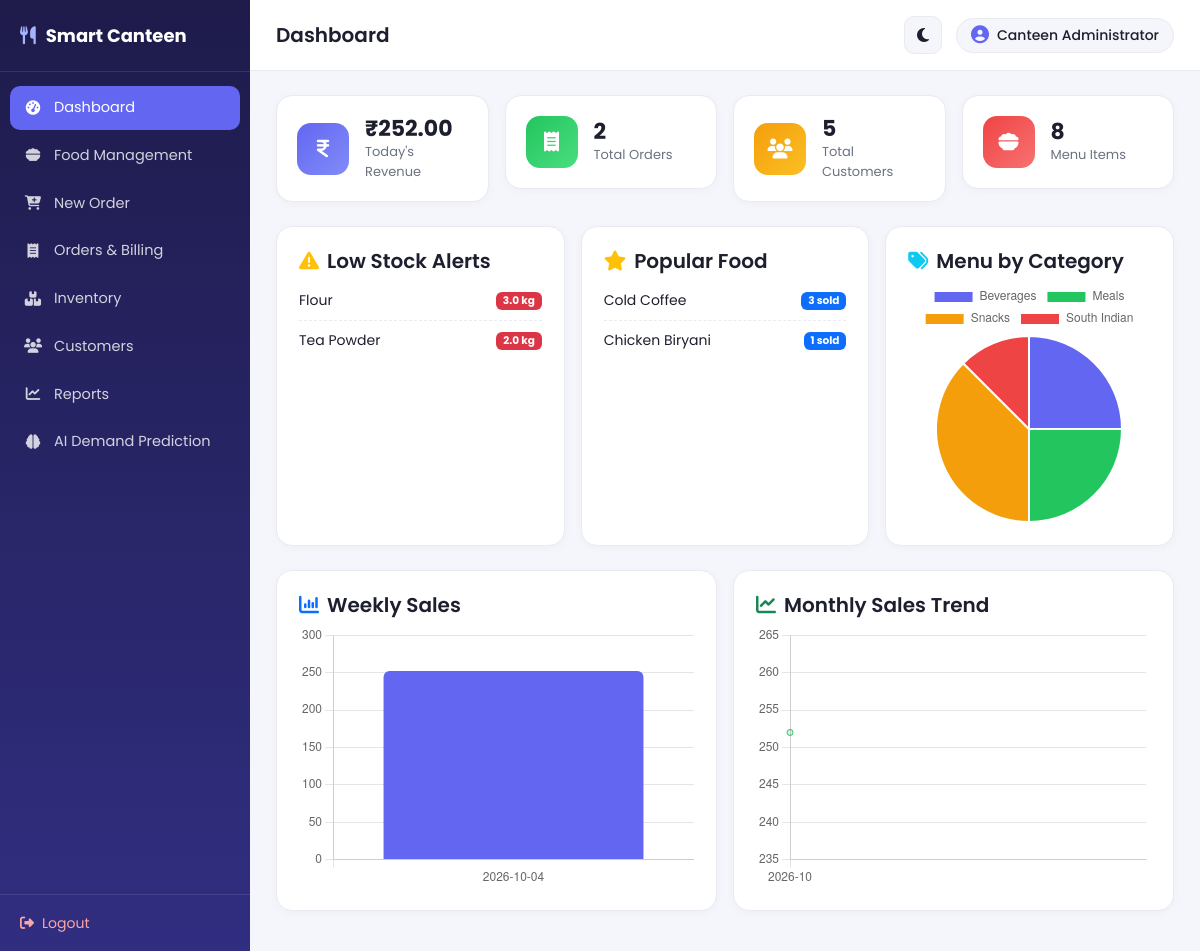
Screenshot of /dashboard (signed in) with the database file from the repository.
### tables this page shows
CREATE TABLE inventory (
    id INTEGER PRIMARY KEY AUTOINCREMENT,
    ingredient_name TEXT NOT NULL,
    available_quantity REAL DEFAULT 0,
    unit TEXT DEFAULT 'kg',
    minimum_stock REAL DEFAULT 5
);

CREATE TABLE order_items (
    id INTEGER PRIMARY KEY AUTOINCREMENT,
    order_id INTEGER NOT NULL,
    food_id INTEGER NOT NULL,
    food_name TEXT NOT NULL,
    quantity INTEGER NOT NULL,
    price_each REAL NOT NULL,
    FOREIGN KEY (order_id) REFERENCES orders(id),
    FOREIGN KEY (food_id) REFERENCES food(id)
);

### app.py (the view)
@app.route("/dashboard")
@login_required
def dashboard():
    db = get_db()
    today = datetime.now().strftime("%Y-%m-%d")
    today_revenue = db.execute(
        "SELECT COALESCE(SUM(total_amount),0) AS t FROM orders WHERE order_date = ?", (today,)
    ).fetchone()["t"]
    total_orders = db.execute("SELECT COUNT(*) AS c FROM orders").fetchone()["c"]
    total_customers = db.execute("SELECT COUNT(*) AS c FROM customers").fetchone()["c"]
    total_food = db.execute("SELECT COUNT(*) AS c FROM food").fetchone()["c"]
    low_stock = db.execute(
        "SELECT * FROM inventory WHERE available_quantity <= minimum_stock"
    ).fetchall()
    popular = db.execute(
        "SELECT food_name, SUM(quantity) AS qty FROM order_items "
        "GROUP BY food_name ORDER BY qty DESC LIMIT 5"
    ).fetchall()
    weekly = db.execute(
        "SELECT order_date, SUM(total_amount) AS total FROM orders "
        "GROUP BY order_date ORDER BY order_date DESC LIMIT 7"
    ).fetchall()
    weekly = list(reversed(weekly))
    monthly = db.execute(
        "SELECT strftime('%Y-%m', order_date) AS month, SUM(total_amount) AS total "
        "FROM orders GROUP BY month ORDER BY month DESC LIMIT 6"
    ).fetchall()
    monthly = list(reversed(monthly))
    category_split = db.execute(
        "SELECT category, COUNT(*) AS c FROM food GROUP BY category"
    ).fetchall()
    db.close()
    return render_template(
        "dashboard.html",
        today_revenue=today_revenue, total_orders=total_orders,
        total_customers=total_customers, total_food=total_food,
        low_stock=low_stock, popular=popular, weekly=weekly,
        monthly=monthly, category_split=category_split,
    )

### app.py (called while the page is built)
def login_required(f):
    @wraps(f)
    def wrapper(*args, **kwargs):
        if "admin_id" not in session:
            flash("Please log in to continue.", "warning")
            return redirect(url_for("login"))
        return f(*args, **kwargs)
    return wrapper

@app.context_processor
def inject_globals():
    return {"now": datetime.now()}

### db.py (called while the page is built)
def get_db():
    conn = sqlite3.connect(DB_PATH)
    conn.row_factory = sqlite3.Row
    conn.execute("PRAGMA foreign_keys = ON")
    return conn

### templates/dashboard.html (shortened to what this page needs)
{% extends "base.html" %}
{% block page_title %}Dashboard{% endblock %}
{% block content %}
<div class="row g-3 mb-4">
  <div class="col-6 col-xl-3">
    <div class="stat-card stat-1">
      <i class="fa-solid fa-indian-rupee-sign"></i>
      <div><h3>₹{{ '%.2f'|format(today_revenue) }}</h3><p>Today's Revenue</p></div>
    </div>
  </div>
  <div class="col-6 col-xl-3">
    <div class="stat-card stat-2">
      <i class="fa-solid fa-receipt"></i>
      <div><h3>{{ total_orders }}</h3><p>Total Orders</p></div>
    </div>
  </div>
  <div class="col-6 col-xl-3">
    <div class="stat-card stat-3">
      <i class="fa-solid fa-users"></i>
      <div><h3>{{ total_customers }}</h3><p>Total Customers</p></div>
    </div>
  </div>
  <div class="col-6 col-xl-3">
    <div class="stat-card stat-4">
      <i class="fa-solid fa-bowl-food"></i>
      <div><h3>{{ total_food }}</h3><p>Menu Items</p></div>
    </div>
  </div>
</div>
<div class="row g-3 mb-4">
  <div class="col-lg-4">
    <div class="panel h-100">
      <h5><i class="fa-solid fa-triangle-exclamation text-warning me-2"></i>Low Stock Alerts</h5>
      {% if low_stock %}
        <ul class="list-clean">
        {% for item in low_stock %}
          <li><span>{{ item.ingredient_name }}</span><span class="badge bg-danger">{{ item.available_quantity }} {{ item.unit }}</span></li>
        {% endfor %}
        </ul>
      {% else %}
        <p class="text-muted small mb-0">All ingredients well stocked.</p>
      {% endif %}
    </div>
  </div>
  <div class="col-lg-4">
    <div class="panel h-100">
      <h5><i class="fa-solid fa-star text-warning me-2"></i>Popular Food</h5>
      {% if popular %}
        <ul class="list-clean">
        {% for p in popular %}
          <li><span>{{ p.food_name }}</span><span class="badge bg-primary">{{ p.qty }} sold</span></li>
        {% endfor %}
        </ul>
      {% else %}
        <p class="text-muted small mb-0">No sales yet.</p>
      {% endif %}
    </div>
  </div>
  <div class="col-lg-4">
    <div class="panel h-100">
      <h5><i class="fa-solid fa-tags text-info me-2"></i>Menu by Category</h5>
      <canvas id="categoryChart" height="180"></canvas>
    </div>
  </div>
</div>
<div class="row g-3">
  <div class="col-lg-6">
    <div class="panel">
      <h5><i class="fa-solid fa-chart-column text-primary me-2"></i>Weekly Sales</h5>
      <canvas id="weeklyChart" height="200"></canvas>
    </div>
  </div>
  <div class="col-lg-6">
    <div class="panel">
      <h5><i class="fa-solid fa-chart-line text-success me-2"></i>Monthly Sales Trend</h5>
      <canvas id="monthlyChart" height="200"></canvas>
    </div>
  </div>
</div>
{% endblock %}
{% block scripts %}
<script>
const weeklyLabels = {{ weekly|map(attribute='order_date')|list|tojson }};
const weeklyData = {{ weekly|map(attribute='total')|list|tojson }};
const monthlyLabels = {{ monthly|map(attribute='month')|list|tojson }};
const monthlyData = {{ monthly|map(attribute='total')|list|tojson }};
const catLabels = {{ category_split|map(attribute='category')|list|tojson }};
const catData = {{ category_split|map(attribute='c')|list|tojson }};
new Chart(document.getElementById('weeklyChart'), {
  type: 'bar',
  data: { labels: weeklyLabels, datasets: [{ label: 'Revenue (₹)', data: weeklyData, backgroundColor: '#6366f1', borderRadius: 6 }] },
  options: { plugins: { legend: { display: false } }, scales: { y: { beginAtZero: true } } }
});
new Chart(document.getElementById('monthlyChart'), {
  type: 'line',
  data: { labels: monthlyLabels, datasets: [{ label: 'Revenue (₹)', data: monthlyData, borderColor: '#22c55e', backgroundColor: 'rgba(34,197,94,0.15)', fill: true, tension: 0.35 }] },
  options: { plugins: { legend: { display: false } } }
});
new Chart(document.getElementById('categoryChart'), {
  type: 'pie',
  data: { labels: catLabels, datasets: [{ data: catData, backgroundColor: ['#6366f1','#22c55e','#f59e0b','#ef4444','#06b6d4','#a855f7'] }] },
});
</script>
{% endblock %}

### static/css/style.css (style rules this page uses)
:root { --sidebar-w: 250px; --primary: #6366f1; --primary-dark: #4f46e5; --bg: #f5f6fb; --panel-bg: #ffffff; --text: #1e1f2e; --text-muted: #6b7280; --border: #e9eaf2; }
* { box-sizing: border-box; }
body { font-family: 'Poppins', sans-serif; background: var(--bg); color: var(--text); margin: 0; transition: background .25s ease, color .25s ease; }
.stat-card { background: var(--panel-bg); border: 1px solid var(--border); border-radius: 16px; padding: 20px; display:flex; align-items:center; gap:16px; box-shadow: 0 2px 10px rgba(20,20,50,0.03); }
.stat-card i { width: 52px; height:52px; border-radius:14px; display:flex; align-items:center; justify-content:center; font-size: 20px; color:#fff; flex-shrink:0; }
.stat-card h3 { margin:0; font-size: 22px; font-weight:700; }
.stat-card p { margin:0; color: var(--text-muted); font-size: 13px; }
.stat-1 i { background: linear-gradient(135deg,#6366f1,#818cf8); }
.stat-2 i { background: linear-gradient(135deg,#22c55e,#4ade80); }
.stat-3 i { background: linear-gradient(135deg,#f59e0b,#fbbf24); }
.stat-4 i { background: linear-gradient(135deg,#ef4444,#f87171); }
.panel { background: var(--panel-bg); border: 1px solid var(--border); border-radius: 16px; padding: 22px; box-shadow: 0 2px 10px rgba(20,20,50,0.03); }
.panel h5, .panel h6 { font-weight:600; }
.list-clean { list-style:none; padding:0; margin:0; }
.list-clean li { display:flex; justify-content:space-between; align-items:center; padding: 9px 0; border-bottom: 1px dashed var(--border); font-size: 14px; }
.list-clean li:last-child { border-bottom:none; }

### rows the page displays
inventory: ingredient_name "Flour", available_quantity "3.0", unit "kg"
inventory: ingredient_name "Tea Powder", available_quantity "2.0", unit "kg"
order_items: food_name "Cold Coffee", qty "3"
order_items: food_name "Chicken Biryani", qty "1"

### other values shown
{{ session.get('admin_name', 'Admin') }} "Canteen Administrator"
{{ '%.2f'|format(today_revenue) }} "252.00"
{{ total_orders }} "2"
{{ total_customers }} "5"
{{ total_food }} "8"
chart data {{ weekly|map(attribute='order_date')|list|tojson }} ["2026-10-04"]
chart data {{ weekly|map(attribute='total')|list|tojson }} [252.0]
chart data {{ monthly|map(attribute='month')|list|tojson }} ["2026-10"]
chart data {{ monthly|map(attribute='total')|list|tojson }} [252.0]
